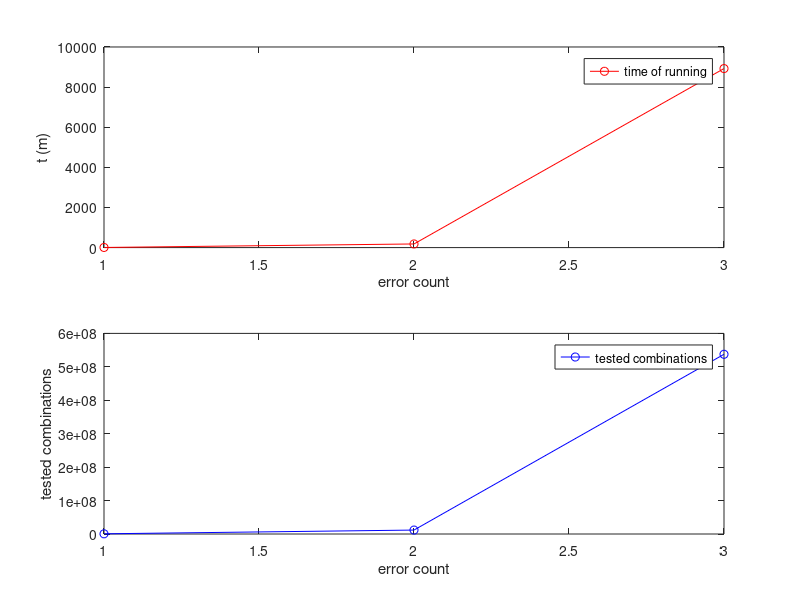

MATLAB code to generate this figure: (Note: this script raises an error after producing the figure.)
t = [6.5, 181.216, 8924.174];
comb = [582379, 11762970, 537500000];
er = [1, 2, 3];

subplot(2,1,1);
plot(er, t, '-o',"Color",'red');
xlabel('error count');
ylabel('t (m)');
legend('time of running');

subplot(2,1,2);
plot(er, comb,'-o',"Color",'blue');
xlabel('error count');
ylabel('tested combinations');
legend('tested combinations');

sgtitle('k = 32 (1, 2, 3 errors)')
